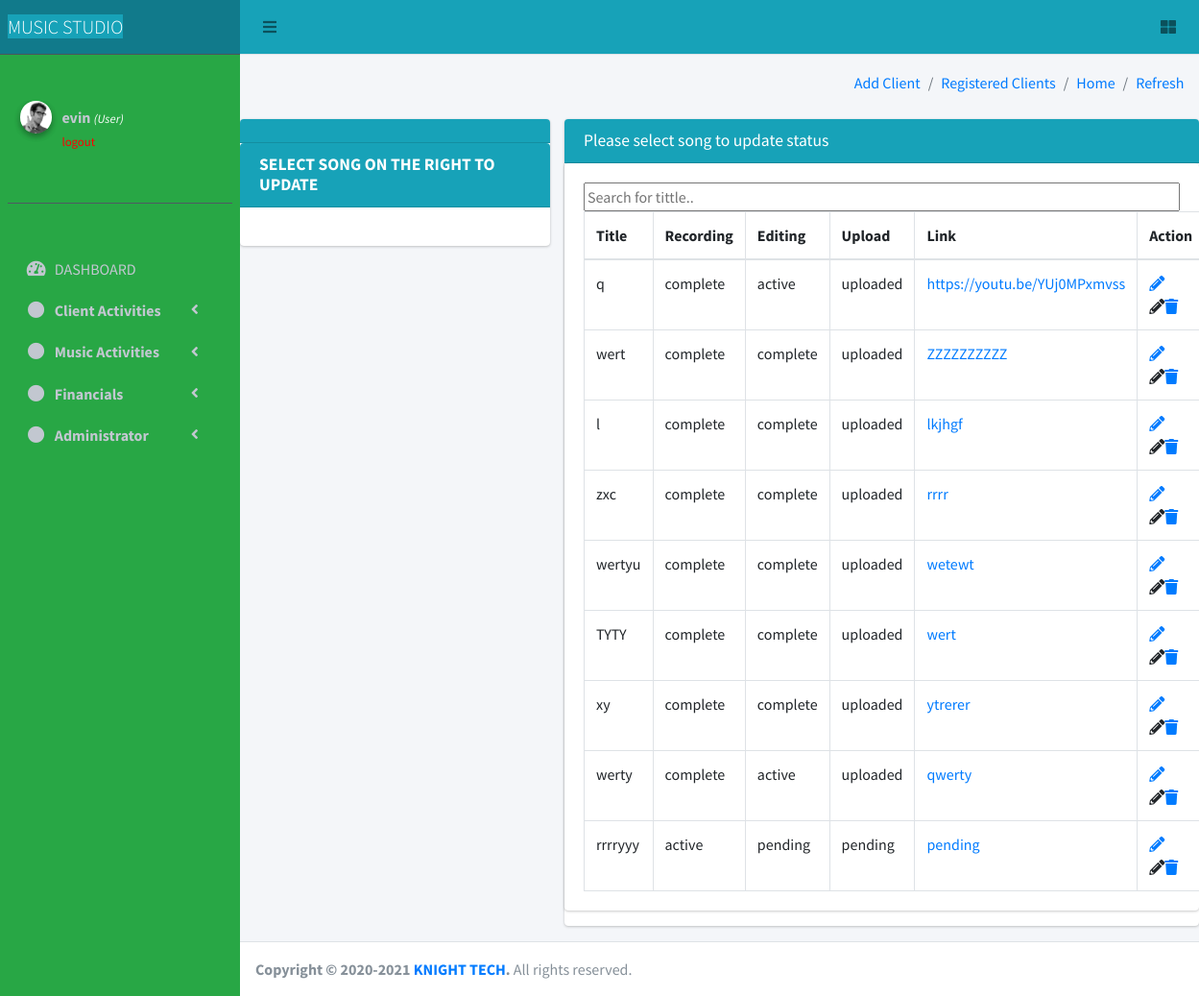
Screenshot of /process.php (signed in) with the database file from the repository.
### tables this page shows
CREATE TABLE `nav_tabs` (
  `nav_id` int(10) NOT NULL,
  `nav1` varchar(225) DEFAULT NULL,
  `nav2` varchar(225) DEFAULT NULL,
  `nav3` varchar(225) DEFAULT NULL,
  `nav4` varchar(225) DEFAULT NULL,
  `nav5` varchar(225) DEFAULT NULL,
  `nav6` varchar(225) DEFAULT NULL,
  `nav7` varchar(225) DEFAULT NULL,
  `nav8` varchar(225) DEFAULT NULL,
  `nav9` varchar(225) DEFAULT NULL,
  `nav10` varchar(225) DEFAULT NULL,
  `nav11` varchar(225) DEFAULT NULL,
  `nav12` varchar(225) DEFAULT NULL
);

CREATE TABLE `song_status` (
  `status_id` int(10) NOT NULL,
  `song_id` int(10) DEFAULT NULL,
  `client_id` int(10) DEFAULT NULL,
  `recording` varchar(225) DEFAULT 'pending',
  `editing` varchar(225) DEFAULT 'pending',
  `upload` varchar(225) DEFAULT 'pending',
  `link` varchar(225) DEFAULT 'pending upload'
);

CREATE TABLE `songs` (
  `song_id` int(10) NOT NULL,
  `client_id` int(10) DEFAULT NULL,
  `category` varchar(225) DEFAULT NULL,
  `type` varchar(225) DEFAULT NULL,
  `title` varchar(225) DEFAULT NULL
);

### process.php (the view, shortened to what this page needs)
<?php
include('userfunctions.php');
include('header.php');
?>
  <div class="content-wrapper">
    <div class="content-header">
      <div class="container-fluid">
        <div class="row mb-2">
          <div class="col-sm-6">
          </div>
          <div class="col-sm-6">
            <ol class="breadcrumb float-sm-right">
            <li class="breadcrumb-item"><a href="clientReg.php">Add Client</a></li>
            <li class="breadcrumb-item"><a href="client.php">Registered Clients</a></li>
              <li class="breadcrumb-item"><a href="index.php">Home</a></li>
              <li class="breadcrumb-item active"><a href="index.php">Refresh</a></li>
            </ol>
          </div>
        </div>
      </div>
    </div>
        <div class="row">
            <div class="col-md-4">
              <div class="card card-info">
                <div class="card-header">
                </div>
                  <div class="card-header">
                  <h3 class="card-title"><strong>SELECT SONG ON THE RIGHT TO UPDATE</strong></h3>
                </div>
                <div class="card-body">
                  </div>
               </div>
            </div>
          <div class="col-md-8">
            <div class="card card-info">
              <div class="card-header">
                <h3 class="card-title">Please select song to update status</h3>
              </div>
                <div class="card card-body">
                <input type="text" id="myInput" onkeyup="myFunction()" placeholder="Search for tittle..">
              <table id = "myTable" class="table table-striped">
                <table class="table table-bordered">
                  <thead>
                    <tr>
                      <th>Title</th>
                      <th>Recording</th>
                       <th>Editing</th>
                       <th>Upload</th>
                       <th>Link</th>
                       <th>Action</th>
                    </tr>
                  </thead>
                   <tbody>
                    <?php
                    include('connect.php');
 $prog = mysqli_query($conn, "select song_status.*, songs.title FROM  song_status INNER JOIN songs ON song_status.song_id = songs.song_id
   ");
                    while($status = mysqli_fetch_array($prog)){
                      ?>
                    <tr>
            <td><?php echo $status['title']; ?></td>
            <td><?php echo $status['recording']; ?></td>
            <td><?php echo $status['editing']; ?></td>
            <td><?php echo $status['upload']; ?></td>
            <td><a href="<?php echo $status['link']; ?>"><?php echo $status['link']; ?></a></td>
            <td>
           <a href="process.php?editsongstatus=<?php echo $status['status_id']; ?>" class="edit_btn" ><i class="fas fa-pencil-alt">
           <a href="process.php?del=<?php echo $status['status_id']; ?>" class="del_btn"><i class="fas fa-trash">
                              </i></a>
                            </td>
                     </tr>
                     <?php
                 }
                 ?>
                </tbody>
            </table>
</div>
</div>
</div>
</div>
</div>
<?php
 include('footer.php');
 ?>

### header.php (shortened to what this page needs)
<?php
include ('connect.php');
?>
<!DOCTYPE html>
<html>
<head>
  <link rel="stylesheet" href=" plugins/fontawesome-free/css/all.min.css">
  <link rel="stylesheet" href="https://code.ionicframework.com/ionicons/2.0.1/css/ionicons.min.css">
  <link rel="stylesheet" href=" dist/css/adminlte.min.css">
</head>
<body class="hold-transition sidebar-mini">
<div class="wrapper">
  <nav class="main-header navbar navbar-expand bg-info navbar-light">
    <ul class="navbar-nav">
      <li class="nav-item">
        <a class="nav-link" data-widget="pushmenu" href="#" role="button"><i class="fas fa-bars"></i></a>
      </li>
    </ul>
    <ul class="navbar-nav ml-auto">
      <li class="nav-item">
        <a class="nav-link" data-widget="control-sidebar" data-slide="true" href="#" role="button">
          <i class="fas fa-th-large"></i>
        </a>
      </li>
    </ul>
  </nav>
<?php
$row = mysqli_query($conn, "select * from nav_tabs  ");
 while ($tab = mysqli_fetch_array($row)) {
?>
  <aside class="main-sidebar sidebar-dark-primary bg-success elevation-7">
    <a href="index.php" class="brand-link bg-info" >
      <span class="brand-text font-weight-light bg-info">   <?php echo $tab['nav1'] ;?>
</span>
    </a>
    <div class="sidebar">
      <div class="user-panel mt-5 pb-5 mb-5 d-flex">
        <div class="image">
          <img src="dist/img/user2-160x160.jpg" class="img-circle elevation-2" alt="User Image">
        </div>
        <div class="info">
          <a href="#" class="d-block"> <div>
                <?php  if (isset($_SESSION['user'])) : ?>
                    <strong><?php echo $_SESSION['user']['uname']; ?></strong>
                    <small>
                        <i  style="color: #ffffff;">(<?php echo ucfirst($_SESSION['user']['utype']); ?>)</i>
                        <br>
                        <a href="index.php?logout='1'" style="color: red;">logout</a>
                    </small>
                <?php endif ?>
            </div>
          </a>
        </div>
      </div>
      <nav class="mt-2">
        <ul class="nav nav-pills nav-sidebar flex-column" data-widget="treeview" role="menu" data-accordion="false">
          <li class="nav-item ">
            <a href="index.php" class="nav-link ">
              <i class="nav-icon fas fa-tachometer-alt"></i>
              <p>
              <?php echo $tab['nav2'] ;?>
              </p>
            </a>
          </li>
            <li class="nav-item has-treeview">
            <a href="#" class="nav-link">
              <i class="nav-icon fas fa-circle"></i>
              <p><b>
              <?php echo $tab['nav5'] ;?>
              </b>
                <i class="fas fa-angle-left right"></i>
              </p>
            </a>
          </li>
              <li class="nav-item has-treeview">
            <a href="#" class="nav-link">
              <i class="nav-icon fas fa-circle"></i>
              <p><b>
              <?php echo $tab['nav9'] ;?>
              </b>
                <i class="fas fa-angle-left right"></i>
              </p>
            </a>
            </li>
        <li class="nav-item has-treeview">
            <a href="#" class="nav-link">
              <i class="nav-icon fas fa-circle"></i>
              <p><b>
              <?php echo $tab['nav11'] ;?>
              </b>
                <i class="fas fa-angle-left right"></i>
              </p>
            </a>
            </li>
 <li class="nav-item has-treeview">
            <a href="#" class="nav-link">
              <i class="nav-icon fas fa-circle"></i>
              <p><b>
              <?php echo $tab['nav3'] ;?>
              </b>
                <i class="fas fa-angle-left right"></i>
              </p>
            </a>
            </li>
            </ul>
      </nav>
    </div>
  </aside>
  <?php } ?>

### rows the page displays
nav_tabs: nav1 "MUSIC STUDIO", nav2 "DASHBOARD", nav5 "Client Activities", nav9 "Music Activities", nav11 "Financials", nav3 "Administrator"
song_status: song.title "q", recording "complete", editing "active", upload "uploaded", link "https://youtu.be/YUj0MPxmvss"
song_status: song.title "wert", recording "complete", editing "complete", upload "uploaded", link "ZZZZZZZZZZ"
song_status: song.title "l", recording "complete", editing "complete", upload "uploaded", link "lkjhgf"
song_status: song.title "zxc", recording "complete", editing "complete", upload "uploaded", link "rrrr"
song_status: song.title "wertyu", recording "complete", editing "complete", upload "uploaded", link "wetewt"
song_status: song.title "TYTY", recording "complete", editing "complete", upload "uploaded", link "wert"
song_status: song.title "xy", recording "complete", editing "complete", upload "uploaded", link "ytrerer"
song_status: song.title "werty", recording "complete", editing "active", upload "uploaded", link "qwerty"
song_status: song.title "rrrryyy", recording "active", editing "pending", upload "pending", link "pending"

### other values shown
$fromYear "2020"
$thisYear "2021"
